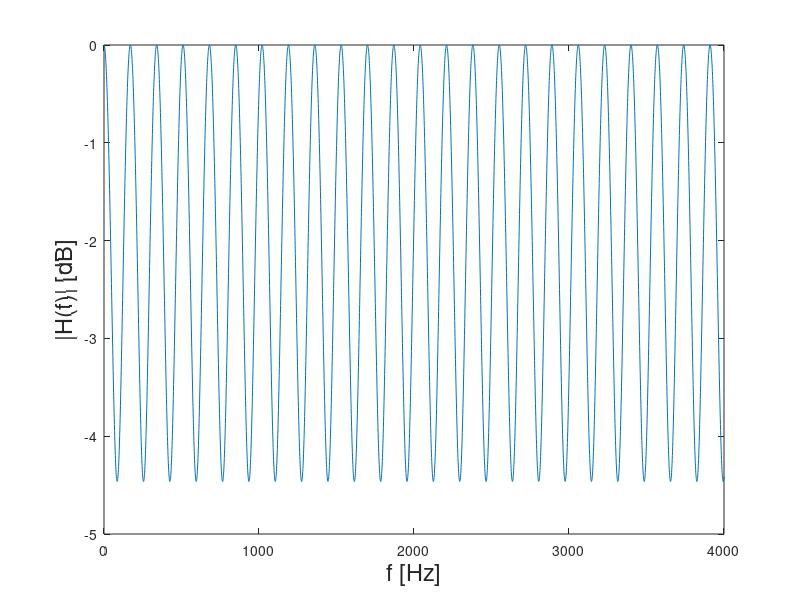

Write the MATLAB code that produced this figure.
clc; clear all; close all hidden;

alpha_r = 0.1;
alpha_d = 0.9;
d_m = 1; %m
d_d = 0; %m
v = 340; %m/s

tau_d = d_d/v;
tau_r = tau_d + 2*d_m/v;
delta_tau = tau_r - tau_d;

transfertFunction = @(f) alpha_r*exp(1i*2*pi*f*tau_r) + alpha_d*exp(1i*2*pi*f*tau_d);
transfertFunctionNorm = @(f) sqrt(alpha_r^2 + alpha_d^2 + 2*alpha_r*alpha_d*cos(2*pi*f*delta_tau));
figure;
f = linspace(0, 4000,4000);
plot(f, 20*log(abs(transfertFunctionNorm(f))));

xlabel('f [Hz]', 'FontSize', 17);
ylabel('|H(f)| [dB]', 'FontSize', 17);
